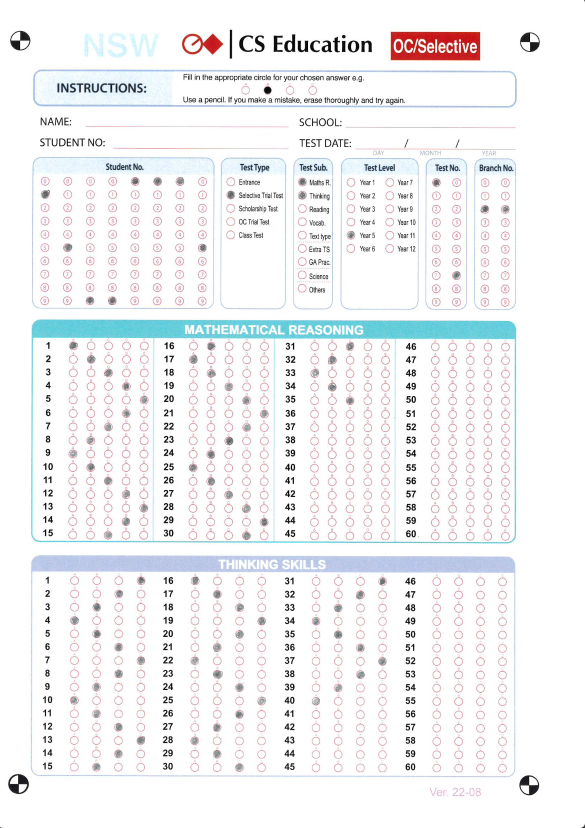
#> input picture images/Math-Thinking-NSW.jpeg, 1170 x 1656 px, found by its file name (shown at 1/2 size)
$ python pr_06.py
#> lines starting #> are read from the running program, lines starting #| are printed output that depends on the picture; after the words box and inside, x2 and y2 are one past the last pixel; in counts of white or black regions, pixels touching at a corner belong together
import cv2
import numpy as np

def sortTopToBottom(lhs, rhs):
    rectLhs = cv2.boundingRect(np.array(lhs))
    rectRhs = cv2.boundingRect(np.array(rhs))
    return rectLhs[1] < rectRhs[1]

def sortLeftToRight(lhs, rhs):
    rectLhs = cv2.boundingRect(np.array(lhs))
    rectRhs = cv2.boundingRect(np.array(rhs))
    return rectLhs[0] < rectRhs[0]

def sort_contour(contours, from_idx, to_idx, sortOrder):
    if sortOrder == "top-to-bottom":
        contours[from_idx:to_idx] = sorted(contours[from_idx:to_idx], key=lambda c: cv2.boundingRect(np.array(c))[1])
    elif sortOrder == "left-to-right":
        contours[from_idx:to_idx] = sorted(contours[from_idx:to_idx], key=lambda c: cv2.boundingRect(np.array(c))[0])

# 이미지 로드
image = cv2.imread('/Users/henrychun/Downloads/Math-Thinking-NSW.jpeg', cv2.IMREAD_GRAYSCALE)
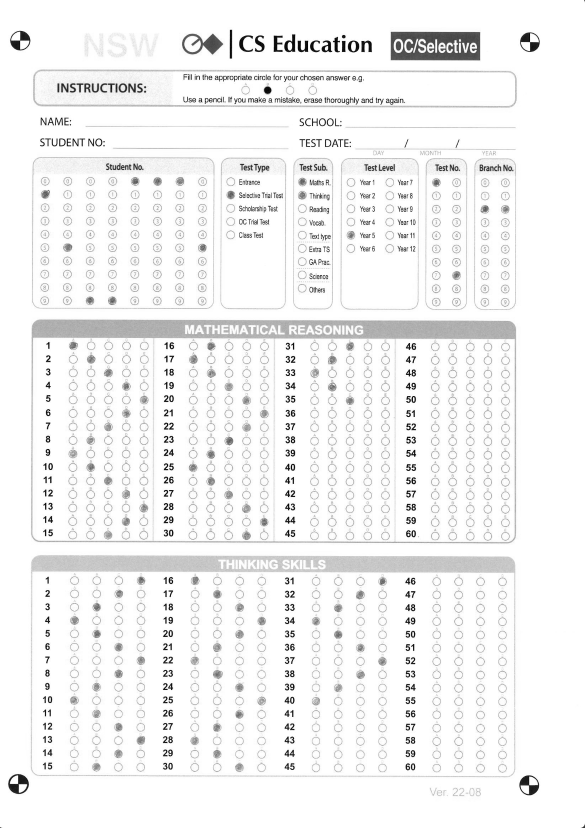
#> image: shape (1656, 1170) (shown at 1/2 size); min 0, max 255, mean 242.7

# 이진화
_, thresh = cv2.threshold(image, 127, 255, cv2.THRESH_BINARY_INV | cv2.THRESH_OTSU)
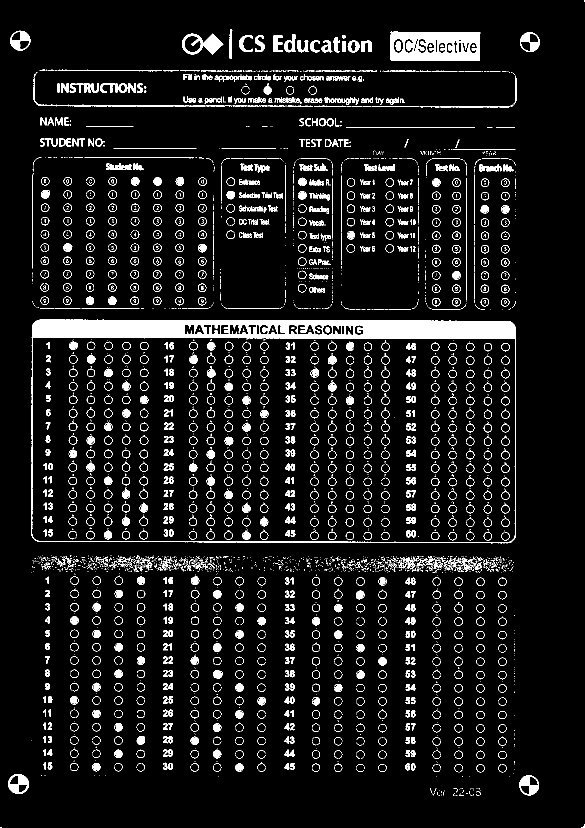
#> thresh: shape (1656, 1170) (shown at 1/2 size); 7.7% white; 4143 white regions (2807 under 20 px)

# 윤곽선 검출
contours, hierarchy = cv2.findContours(thresh, cv2.RETR_CCOMP, cv2.CHAIN_APPROX_SIMPLE)
#> contours = 5246 contours, 4055 with area under 20; largest, box (x1, y1, x2, y2) and area: (62, 639, 1032, 1087) 35366, (781, 63, 961, 121) 9978, (364, 67, 447, 109) 2188, (16, 1548, 58, 1588) 1261, (20, 61, 61, 101) 1200

contours_poly = [None] * len(contours)
#> contours_poly = 5246 items
questionCnt = []

block_info = {
    'name': 'Answer_1',
    'type': 'ANSWER',
    'marking_direction': 'H',
    'Group': 'Math',
    'StartingQuestion': '1',
    'items': ['1', '2', '3', '4', '5'],
    'x': 131,
    'y': 675,
    'width': 175,
    'height': 410,
    'num_of_question': 15,
    'num_of_selection': 5,
    'selection_starting_number': 1,
    'Item_type': 'num'
}

NoOfChoice = block_info['num_of_selection']
recognitionValue = 100

# 문서 윤곽선 찾기
for i in range(len(contours)):
    contours_poly[i] = cv2.approxPolyDP(contours[i], 0.1, True)
    rect = cv2.boundingRect(contours[i])
    w = rect[2]
    h = rect[3]
    ar = w / h

    if hierarchy[0][i][3] == -1 and w >= 13 and h >= 13 and 0.7 < ar < 1.3:
        questionCnt.append(contours_poly[i])
#> this loop made 5246 passes
#> (rect, w, h, ar) on passes 1 to 3: ((0, 1654, 4, 2), 4, 2, 2), ((1162, 1648, 8, 8), 8, 8, 1), ((911, 1591, 4, 1), 4, 1, 4)
#> after the loop, contours_poly has the same summary as contours; questionCnt = 623 contours, 244 with area under 20; largest, box (x1, y1, x2, y2) and area: (16, 1548, 58, 1588) 1261, (20, 61, 61, 101) 1200, (1039, 1551, 1078, 1591) 1194, (1040, 65, 1080, 104) 1176, (695, 81, 719, 105) 419

# 답안 판별
testerAnswer1 = {}

for i in range(0, len(questionCnt), NoOfChoice):
    maxPixel = 0
    answerKey = 0

    for j in range(NoOfChoice):
        mask = np.zeros(thresh.shape, dtype=np.uint8)
#> (the run stopped early here; a loop or call above may not have finished)
